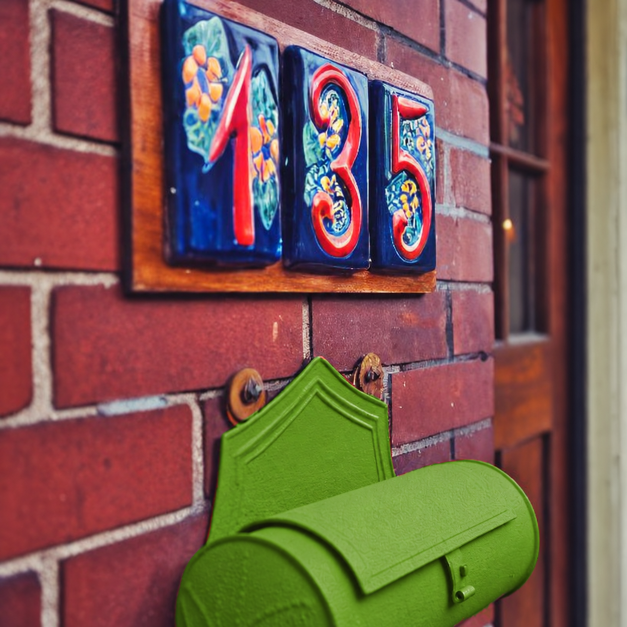
#> input picture assets/subject_material_composition_v1/mailbox_green_imagegen_matte_reference.png, 1254 x 1254 px (shown at 1/2 size)
$ python -i extract.py   (imports and definitions only)
#> lines starting #> are read from the running program, lines starting #| are printed output that depends on the picture
"""Extract independent natural Texture and scalar Material from reviewed SuperMat maps."""

import argparse
import html
import json
from pathlib import Path
import shutil

import cv2
import numpy as np
from PIL import Image, ImageDraw, ImageOps

from experiments.natural_material_fullmaps_v1.prepare_maps import source_paths
from experiments.natural_material_supermat_v1.material_pipeline import map_values
from experiments.texture_material_disentangled_v1 import data
from scripts.launch.colorpeel_run import git_info, resolve_run_dir


MATERIALS = ("mailbox", "metal_spoon", "wood_spoon")
ROOT = Path(__file__).resolve().parents[2]


def read(path):
    return json.loads(Path(path).read_text(encoding="utf8"))


# [115 lines left out: functions inspect_sources, texture_patch, interior_texture_patch, not called in this run]


def displayed_input(path):
    image = Image.open(path).convert("RGBA")
    return Image.alpha_composite(Image.new("RGBA", image.size, (128, 128, 128, 255)), image).convert("RGB")


# [37 lines left out: function overview, not called in this run]


def run(source, output):
    source, output = Path(source).resolve(), resolve_run_dir(Path(output))
    if output.exists():
        raise FileExistsError(output)
    if output == ROOT or output.is_relative_to(ROOT) or output == source or output.is_relative_to(source):
        raise ValueError("Use a new external output directory, separate from source artifacts")
    revision, protocol = git_info(), data.read_protocol()
    sources, locks = inspect_sources(source)
    protocol_hash = data.protocol_sha256()
    output.mkdir(parents=True)
    data.write_json(output / "source_locks.json", locks)
    extraction_protocol = {"phase": 2, "stage": "extraction_only", "texture_extraction": {
        **protocol["texture_extraction"], "patch_sampling": {
            "method": "maximum_area_all_valid_axis_aligned_rectangle", "no_inpainting": True,
            "tie_break": "top, left, bottom, right ascending", "pixel_aspect_preserved": True,
            "normalization_region": "unchanged complete reviewed mask before cropping"}},
        "material_extraction": "SuperMat separate 8bit R/M maps divided by255; reviewed-region median",
        "phase1_protocol_sha256": protocol_hash}
    data.write_json(output / "protocol.json", extraction_protocol)
    manifest = {"schema": "natural_texture_material/extraction_v2", "phase": 2, "status": "running", "git": revision,
        "source_fullmaps_run": str(source), "phase1_protocol_sha256": protocol_hash, "materials": {},
        "protocol_sha256": data.sha256(output / "protocol.json"), "script_sha256": data.sha256(Path(__file__)),
        "limitations": ["Single-image SuperMat albedo may retain shading or highlights; grayscale does not guarantee reflectance removal.",
            "Robust normalization can amplify weak texture, residual shading, or noise; raw luminance spans are recorded.",
            "Texture uses a single-view all-valid interior crop; some reviewed-region pattern is excluded, and physical scale is unknown.",
            "Legacy irregular-mask inpainted patches may retain silhouette or inpainting structure; saved for audit only, never for training.",
            "SuperMat R/M medians are estimator outputs, not measured BRDF ground truth; known SuperMat-to-Cycles bias is uncorrected.",
            "Wood matte-semantic conflict is preserved; no VLM-driven numeric override."]}
    data.write_json(output / "manifest.json", manifest)
    try:
        for name, source_record in sources.items():
            folder, paths = output / name, source_record["paths"]
            folder.mkdir()
            for key in ("input", "mask", "albedo", "roughness", "metallic"):
                shutil.copyfile(paths[key], folder / f"{key}.png")
            mask = Image.open(folder / "mask.png").convert("L")
            albedo = Image.open(folder / "albedo.png").convert("RGB")
            gray, stats = data.extract_texture(albedo, mask)
            gray.save(folder / "gray_full.png")
            rgb = np.asarray(albedo, dtype=np.float64) / 255
            linear = np.where(rgb <= .04045, rgb / 12.92, ((rgb + .055) / 1.055) ** 2.4)
            luminance = linear @ np.array([.2126, .7152, .0722])
            Image.fromarray(np.rint(luminance * 255).astype("uint8")).save(folder / "luminance.png")
            audit_patch, completion = texture_patch(gray, mask)
            audit_patch.save(folder / "texture_inpaint_audit.png")
            completion["use"] = "audit_only_not_for_training"
            patch, sampling = interior_texture_patch(gray, mask)
            patch.save(folder / "texture.png")
            stats["luminance_span"] = stats["upper_luminance"] - stats["lower_luminance"]
            stats["patch_sampling"] = sampling
            canonical = source_record["canonical"]
            material = {"representation": "scalar roughness/metallic only; no albedo, spatial R/M, bump or normal",
                "roughness": source_record["distributions"]["roughness"]["median"],
                "metallic": source_record["distributions"]["metallic"]["median"],
                "distributions": source_record["distributions"], "selected_region": canonical["selected_region"],
                "semantic_status": canonical["semantic_status"], "source_canonical": str(paths["canonical"])}
            data.write_json(folder / "material.json", material)
            record = {**material, "texture_statistics": stats, "texture_sampling": sampling, "texture_completion": completion,
                "files": {path.name: {"path": str(path), "sha256": data.sha256(path)} for path in sorted(folder.iterdir())}}
            data.write_json(folder / "extraction.json", record)
            manifest["materials"][name] = record
        if (git_info() != revision or data.protocol_sha256() != protocol_hash
                or any(data.sha256(Path(path)) != digest for path, digest in locks.items())):
            raise ValueError("Source inputs, protocol or checkout changed during extraction")
        overview(output, manifest["materials"])
        manifest.update(status="complete", overview_sha256=data.sha256(output / "overview.png"),
                        source_locks_sha256=data.sha256(output / "source_locks.json"))
    except Exception as error:
        manifest.update(status="failed", error=str(error))
        raise
    finally:
        data.write_json(output / "manifest.json", manifest)
    return manifest


# [7 lines left out: function main, not called in this run]


# [2 lines not run here, left out]

>>> import cv2
>>> picture = cv2.imread('../../assets/subject_material_composition_v1/mailbox_green_imagegen_matte_reference.png', cv2.IMREAD_GRAYSCALE)
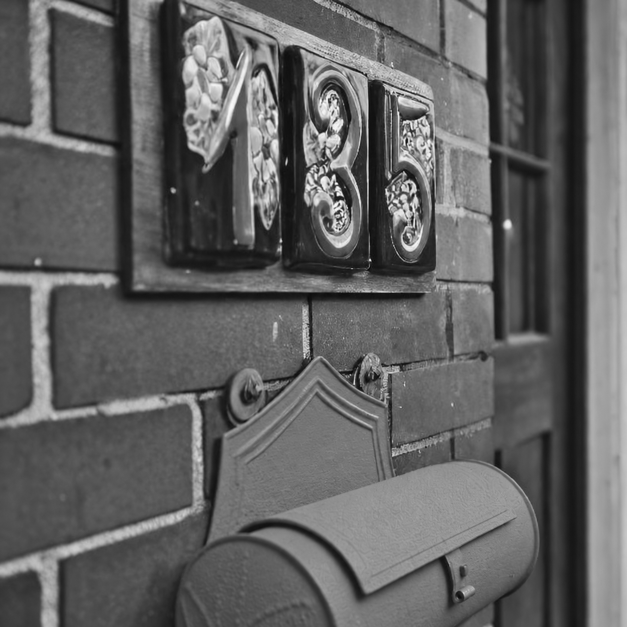
#> picture: shape (1254, 1254) (shown at 1/2 size); min 3, max 255, mean 97.6
>>> result = run(picture, 'out.png')
#> (the run stopped early here; a loop or call above may not have finished)
